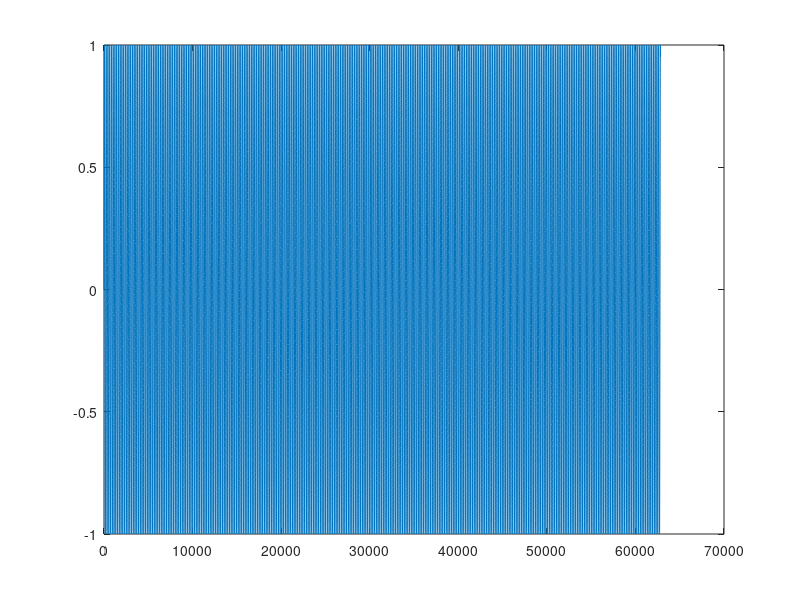

Write MATLAB code to recreate this figure. (Note: this script raises an error after producing the figure.)
clc; clear all; clear time_plot; clear fft_plot; clear functions;

% Specify plot parameters
txtsize=10;
ltxtsize=9;
pwidth=4;
pheight=4;
pxoffset=0.65;
pyoffset=0.5;
markersize=5;
fs=2*pi*100;
t=0:1/fs:100-(1/fs);
f1=20; %input(‘Carrier Sine wave frequency =’);
f2=5; %input(‘Message frequency =’);
x=sin(f1*t);%Carrier Sine

figure(1);
plot(t*fs,x);

time_plot(1000, 3000, txtsize, ltxtsize, pwidth, pheight, pxoffset, ...
    pyoffset, markersize, ...
    'Carrier : Time domain');

figure(2);
fft_plot(x, 1, txtsize, ltxtsize, pwidth, pheight, ...
    pxoffset,  pyoffset, markersize, ...
    {'Carrier : Fourier domain'}, '$f_s$');

%Message signal
u=square(f2*t);

figure(3);
plot(t*fs,u);
time_plot(1000, 3000,  txtsize, ltxtsize, pwidth, pheight, pxoffset, ...
    pyoffset, markersize, ...
    'Binary Message');

figure(4);
fft_plot(u, 1, txtsize, ltxtsize, pwidth, pheight, ...
    pxoffset,  pyoffset, markersize, ...
    {'Binary Message : Fourier domain'}, '$f_s$');


v=x.*u;%Sine wave multiplied with square wave

figure(5);
plot(t*fs,v);
time_plot(1000, 3000, txtsize, ltxtsize, pwidth, pheight, pxoffset, ...
    pyoffset, markersize, ...
    'PSK Modulated Waveform');

figure(6);
fft_plot(u, 1, txtsize, ltxtsize, pwidth, pheight, ...
    pxoffset,  pyoffset, markersize, ...
    {'PSK Modulated Waveform', ' domain'}, '$f_{s1}$');


return
% takes in of time domain vector, and provides
% output of FFT in dBFS (full scale)
function out = do_fft(in)
    L = length (in); % Window Length of FFT
    in_HannWnd = in' .* hanning(L ,'periodic');
    out = 20*(log10(abs(fftshift(fft(in_HannWnd,L))/(L/2))));
end
function out = do_fs(in)
   out = ((0:1:(length(in)-1))/(0.5*length(in))-1)/2;
end

function time_plot(x1, x2, txtsize, ltxtsize, pwidth, pheight, pxoffset, ...
    pyoffset, markersize, titlestr)
    persistent file;
    xlabel('Discrete Time (n)');ylabel('Signal Amplitude');
    ylim([-1.5 1.5]);
    xlim([x1 x2]);
    title(titlestr);
end
function fft_plot(data, points, txtsize, ltxtsize, pwidth, pheight, pxoffset, ...
    pyoffset, markersize, titlestr, units)
    persistent file;
    fft_data = do_fft(data);
    fft_axis=do_fs(data);
    [psor,lsor] = findpeaks(fft_data(int32(length(data)/2):length(data)), ...
        fft_axis(int32(length(data)/2):length(data)), ...
    'NPeaks', points, 'SortStr', 'descend');
    if mean(psor) > -23
        [M,I] = min(lsor);
        plot(fft_axis, fft_data, lsor(I), psor(I), 'o');
        xlabel('$\frac{f_s}{2}$','interpreter','latex');
        str = sprintf('%2.1fdB @ %.3f', psor(I), lsor(I));
        text(lsor(I)+.02,psor(I), ...
            strcat(str, '$\frac{f_s}{2}$'), ...
            'interpreter','latex');
    else
        plot(fft_axis, fft_data);
    end
    xlabel(strcat({'Frequency'}, {' '}, {units}), 'interpreter','latex');
    ylabel('Signal Amplitude (dB)');
    ylim([-100 0]);
    xlim([-0.5 0.5]);
    xticks([]);
    grid on;
    title(titlestr);
end
